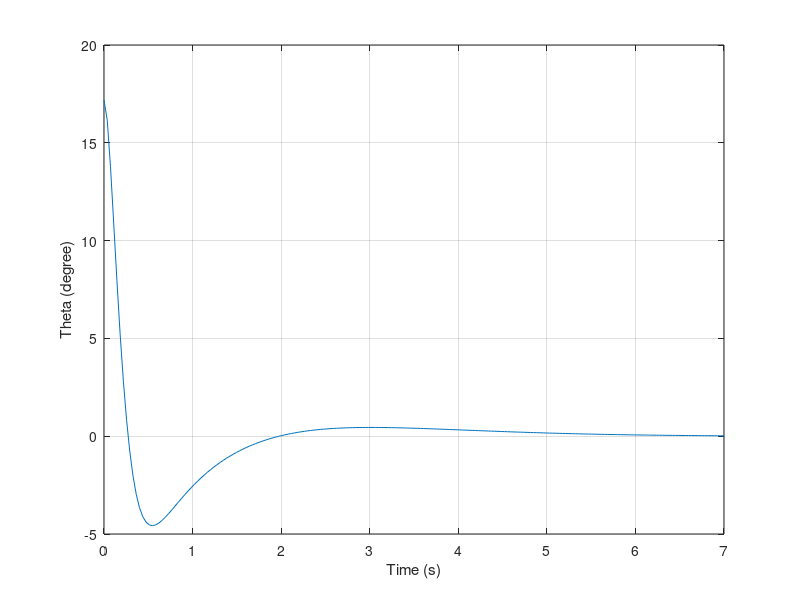
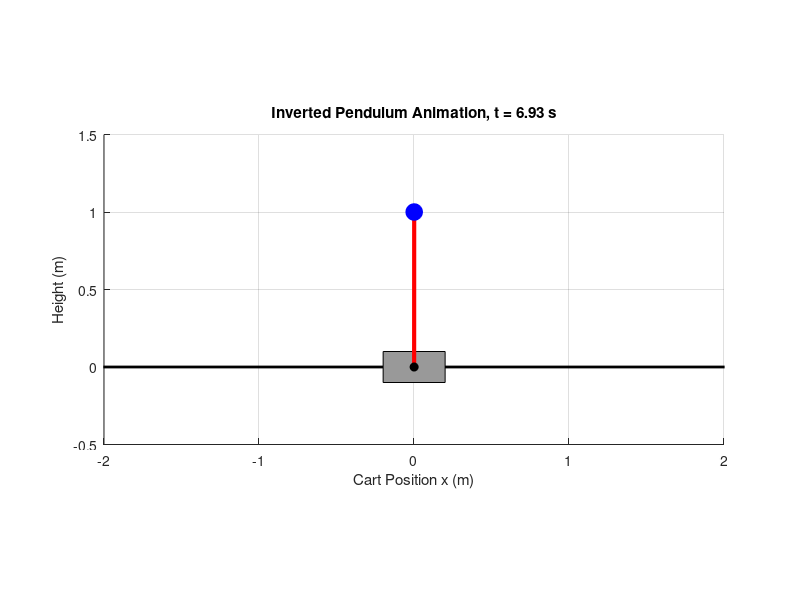

The MATLAB script that drew these images, in order:
% Physical Parameters

m = 0.1; % Mass of pendulum in kg
M = 1.5; % Mass of the cart in kg
g = 9.81; % Acceleration due to gravity
l = 1; % Length of the pendulum in m

% Building the state space model
A = [0 1 0 0;
     0 0 -(m*g)/M 0;
     0 0 0 1;
     0 0 ((M+m)*g)/(M*l) 0];

B = [0; 1/M; 0; 1/(M*l)];

C = eye(4);

D = zeros(4,1);

G = ss(A, B, C, D);

% Choose Q and R
Q = [1 0 0 0;
     0 1 0 0;
     0 0 100 0;
     0 0 0 1];

R = 0.01;

% Building the Controller
[K, S, E] = lqr(A, B, Q, R);

% Form the Closed Loop Model
cl_sys = feedback(G, K);

% Response for Initial Disturbance
x0 = [0; 0; 0.3; 0]; % 0.1 rad ≈ 5.7° perturbation
[y, tout] = initial(cl_sys, x0);
y_theta_deg = y(:,3)*(180/pi);

% Plotting Upright Equilibrium
plot(tout, y_theta_deg);
xlabel("Time (s)");
ylabel("Theta (degree)");
grid on;

% Animation
x     = y(:,1);   % cart position
theta = y(:,3);   % pendulum angle from upright, rad

% Animation
figure;
for i = 1:5:length(tout)

    clf;
    hold on;
    grid on;
    axis equal;

    % Cart dimensions
    cart_width  = 0.4;
    cart_height = 0.2;

    % Cart position
    cart_x = x(i);
    cart_y = 0;

    % Pendulum bob position
    pend_x = cart_x + l*sin(theta(i));
    pend_y = cart_y + l*cos(theta(i));

    % Draw ground
    plot([-3 3], [0 0], 'k', 'LineWidth', 2);

    % Draw cart
    rectangle('Position', ...
        [cart_x - cart_width/2, cart_y - cart_height/2, cart_width, cart_height], ...
        'FaceColor', [0.6 0.6 0.6]);

    % Draw pendulum rod
    plot([cart_x pend_x], [cart_y pend_y], 'r', 'LineWidth', 3);

    % Draw pendulum bob
    plot(pend_x, pend_y, 'bo', 'MarkerSize', 12, 'MarkerFaceColor', 'b');

    % Draw pivot
    plot(cart_x, cart_y, 'ko', 'MarkerSize', 6, 'MarkerFaceColor', 'k');

    xlabel('Cart Position x (m)');
    ylabel('Height (m)');
    title(sprintf('Inverted Pendulum Animation, t = %.2f s', tout(i)));

    xlim([-2 2]);
    ylim([-0.5 1.5]);

    drawnow;
end
